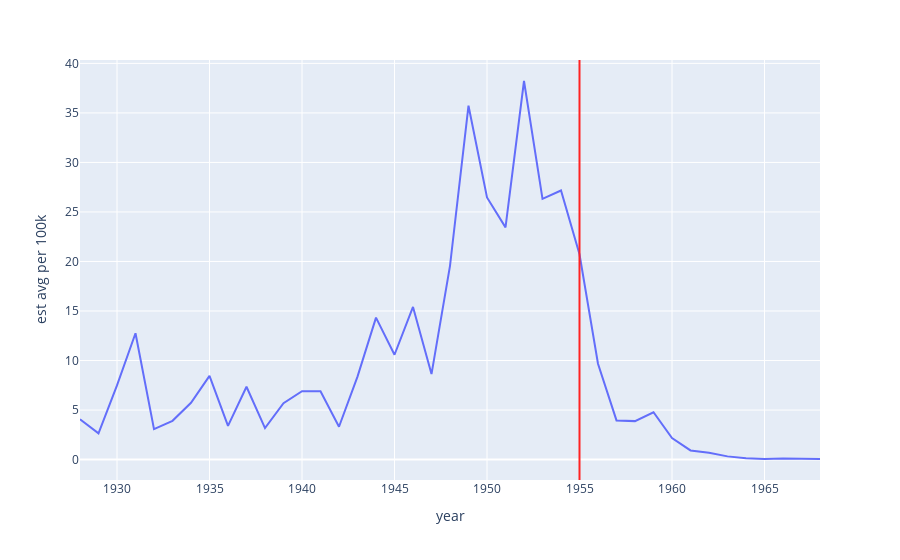

Here is the notebook cell this chart was saved with:
### Code cell
df_polio = original_df[(original_df["disease"] == "Polio") & (original_df.state != "Hawaii") & (original_df.state != "Alaska")]
pd.options.mode.chained_assignment = None  # default='warn'
df_polio["est cases"] = round(df_polio["count"] / df_polio["weeks_reporting"] * 52)
pd.options.mode.chained_assignment = "warn"
df_polio = df_polio.groupby("year")[["est cases", "population"]].sum()
df_polio["est avg per 100k"] = df_polio["est cases"] / (df_polio["population"] / 100000)
df_polio

fig = px.line(df_polio, y="est avg per 100k")
fig.add_vline(x=YO_POLIO_VACCINE_INTRODUCTION, line=dict(color="#ff2222"))
fig.show()

### Figure 1 — Plotly figure (JSON) as saved in the notebook; plotly's stock layout.template omitted (floating-point values rounded to 4 significant figures)
{"data": [{"hovertemplate": "year=%{x}<br>est avg per 100k=%{y}<extra></extra>", "legendgroup": "", "line": {"color": "#636efa", "dash": "solid"}, "marker": {"symbol": "circle"}, "mode": "lines", "name": "", "orientation": "v", "showlegend": false, "type": "scatter", "x": [1928, 1929, 1930, 1931, 1932, 1933, 1934, 1935, 1936, 1937, 1938, 1939, 1940, 1941, 1942, 1943, 1944, 1945, 1946, 1947, 1948, 1949, 1950, 1951, 1952, 1953, 1954, 1955, 1956, 1957, 1958, 1959, 1960, 1961, 1962, 1963, 1964, 1965, 1966, 1967, 1968], "xaxis": "x", "y": [4.07, 2.644, 7.486, 12.75, 3.079, 3.912, 5.737, 8.456, 3.409, 7.355, 3.182, 5.691, 6.908, 6.899, 3.314, 8.373, 14.33, 10.58, 15.41, 8.634, 19.56, 35.73, 26.46, 23.44, 38.22, 26.32, 27.17, 20.72, 9.679, 3.953, 3.883, 4.773, 2.166, 0.9221, 0.6773, 0.3223, 0.1252, 0.06443, 0.1046, 0.1105, 0.05767], "yaxis": "y"}], "layout": {"legend": {"tracegroupgap": 0}, "margin": {"t": 60}, "shapes": [{"line": {"color": "#ff2222"}, "type": "line", "x0": 1955, "x1": 1955, "xref": "x", "y0": 0, "y1": 1, "yref": "y domain"}], "xaxis": {"anchor": "y", "domain": [0, 1], "title": {"text": "year"}}, "yaxis": {"anchor": "x", "domain": [0, 1], "title": {"text": "est avg per 100k"}}}}
